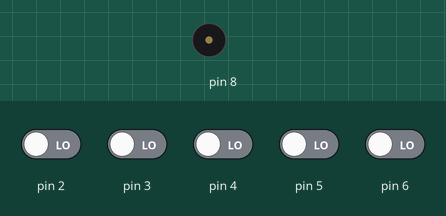
Recording of a sketch running on a simulated Arduino Uno, built with avr-gcc and run on an emulated ATmega328P. Parts: buzzer (waves = sounding). The test bench sets the inputs (shaded band); at power-on: pin 2–6 LOW.

Above: at 1.2 s.
1.3 s: pin 2 driven HIGH
At 2.6 s:
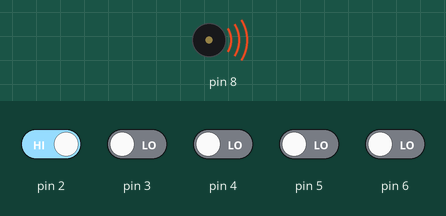
Timing chart, 0 to 4.3 s (numbered marks = the images above; inputs shaded):
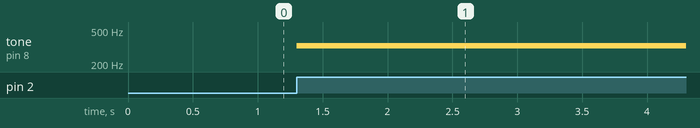

Measured:
- after the input at 1.3 s, tone on pin 8: silent → 329 Hz at once

The sketch:

SoundTest1017.ino
```cpp
void setup() {
  // put your setup code here, to run once:
pinMode(2, INPUT);
pinMode(3, INPUT);
pinMode(4, INPUT);
pinMode(5, INPUT);
pinMode(6, INPUT);
pinMode(8, OUTPUT);
}

void loop() {
  // put your main code here, to run repeatedly:
if(digitalRead(2)==HIGH)
{
  tone(8, 329.6, 100);
}
else if(digitalRead(3)==HIGH)
{
  tone(8, 361.6, 100);
}
else if(digitalRead(4)==HIGH)
{
  tone(8, 393.7, 100);
}
else if(digitalRead(5)==HIGH)
{
  tone(8, 440, 100);

}
else if(digitalRead(6)==HIGH)
{
  tone(8, 493.9, 100);

}
}
```
